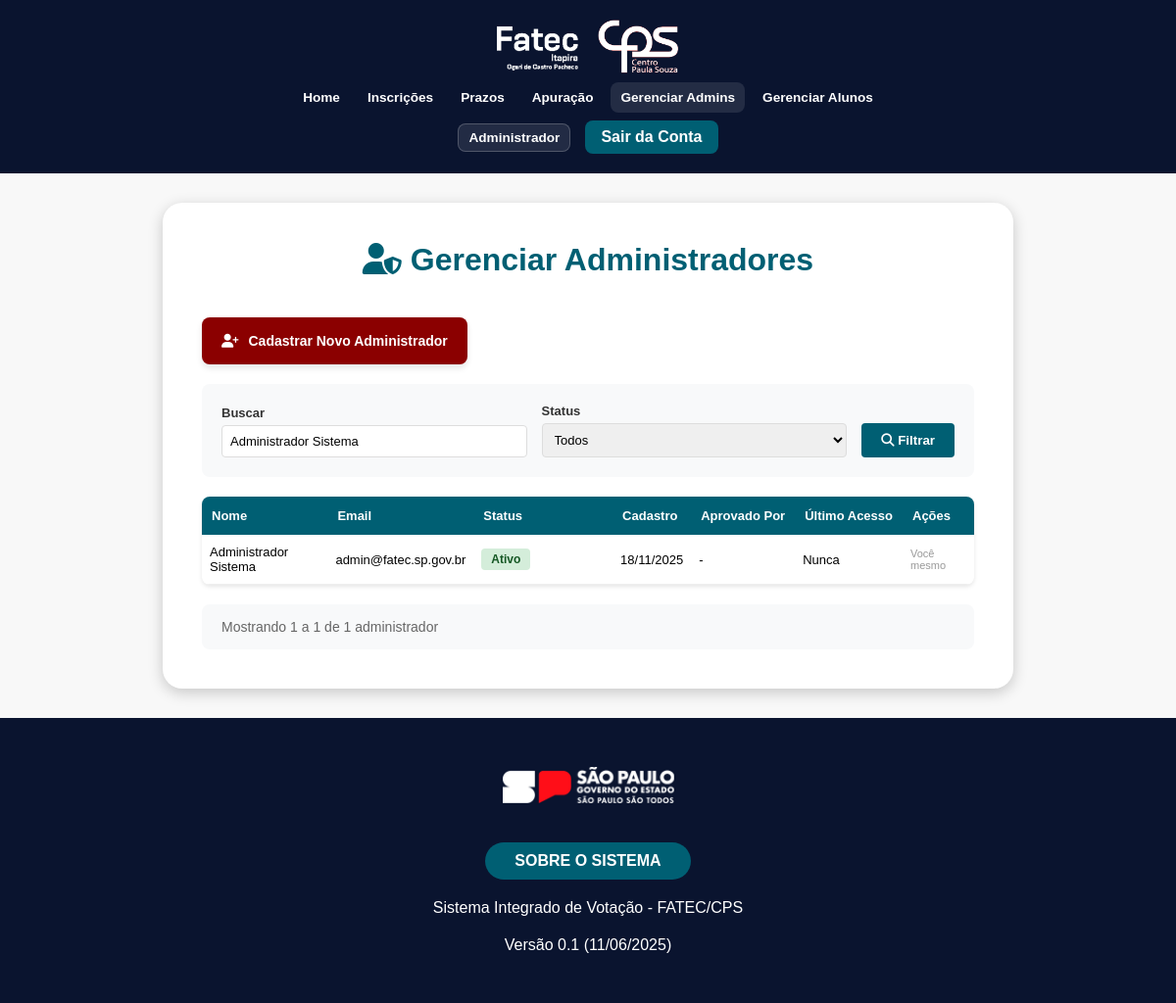
Page /public/pages/admin/gerenciar-admins.php?busca=Administrador Sistema (signed in) on the committed database.
### tables this page shows
CREATE TABLE IF NOT EXISTS `administrador` (
  `id_admin` int(11) NOT NULL AUTO_INCREMENT,
  `nome_completo` varchar(255) NOT NULL,
  `email_corporativo` varchar(255) NOT NULL,
  `senha_hash` varchar(255) NOT NULL,
  `data_cadastro` timestamp NOT NULL DEFAULT current_timestamp(),
  `ultimo_acesso` timestamp NULL DEFAULT NULL,
  `ativo` tinyint(1) DEFAULT 1,
  `aprovado_por` int(11) DEFAULT NULL,
  `data_aprovacao` timestamp NULL DEFAULT NULL,
  `motivo_rejeicao` TEXT NULL COMMENT 'Motivo da rejeição ou remoção',
  `email_confirmado` tinyint(1) DEFAULT 1,
  `token_confirmacao` varchar(64) DEFAULT NULL,
  PRIMARY KEY (`id_admin`),
  UNIQUE KEY `email_corporativo` (`email_corporativo`),
  KEY `idx_email_admin` (`email_corporativo`),
  KEY `idx_ativo` (`ativo`),
  KEY `idx_token_confirmacao_admin` (`token_confirmacao`),
  KEY `idx_ultimo_acesso_admin` (`ultimo_acesso` DESC),
  KEY `fk_admin_aprovador` (`aprovado_por`),
  CONSTRAINT `fk_admin_aprovador` FOREIGN KEY (`aprovado_por`) REFERENCES `administrador` (`id_admin`) ON DELETE SET NULL ON UPDATE CASCADE
);

### config/session.php (called while the page is built, shortened)
<?php
function obterUsuarioLogado() {
    return [
        'id' => $_SESSION['usuario_id'],
        'tipo' => $_SESSION['usuario_tipo'],
        'nome' => $_SESSION['usuario_nome'],
        'email' => $_SESSION['usuario_email'],
        'ra' => $_SESSION['usuario_ra'] ?? null,
        'curso' => $_SESSION['usuario_curso'] ?? null,
        'semestre' => $_SESSION['usuario_semestre'] ?? null,
        'foto' => $_SESSION['usuario_foto'] ?? null
    ];
}
?>

### public/pages/admin/gerenciar-admins.php (the view, shortened to what this page needs)
<?php
require_once '../../../config/session.php';
require_once '../../../config/conexao.php';
$usuario = obterUsuarioLogado();
$id_admin_logado = $usuario['id'];
$busca = $_GET['busca'] ?? '';
$registros_por_pagina = 15;
$pagina_atual = isset($_GET['pagina']) ? max(1, intval($_GET['pagina'])) : 1;
$offset = ($pagina_atual - 1) * $registros_por_pagina;
$sql_count = "SELECT COUNT(*) as total FROM ADMINISTRADOR WHERE 1=1";
$sql = "SELECT id_admin, nome_completo, email_corporativo, ativo, data_cadastro,
               aprovado_por, data_aprovacao, ultimo_acesso
        FROM ADMINISTRADOR WHERE 1=1";
$params = [];
if (!empty($busca)) {
    $condicao_busca = " AND (nome_completo LIKE ? OR email_corporativo LIKE ?)";
    $sql .= $condicao_busca;
    $sql_count .= $condicao_busca;
    $busca_param = "%$busca%";
    $params[] = $busca_param;
    $params[] = $busca_param;
}
$stmt_count = $conn->prepare($sql_count);
$stmt_count->execute($params);
$total_registros = $stmt_count->fetch()['total'];
$primeiro_registro = $total_registros > 0 ? $offset + 1 : 0;
$ultimo_registro = min($offset + $registros_por_pagina, $total_registros);
$sql .= " ORDER BY
          CASE
            WHEN ativo = 0 THEN 1
            WHEN ativo = 1 THEN 2
            WHEN ativo = 2 THEN 3
          END,
          nome_completo ASC
          LIMIT ? OFFSET ?";
$stmt = $conn->prepare($sql);
$params[] = $registros_por_pagina;
$params[] = $offset;
$stmt->execute($params);
$admins = $stmt->fetchAll();
$aprovadores = [];
$stmt_aprovadores = $conn->query("SELECT id_admin, nome_completo FROM ADMINISTRADOR");
while ($row = $stmt_aprovadores->fetch()) {
    $aprovadores[$row['id_admin']] = $row['nome_completo'];
}
?>
<!DOCTYPE html>
<html lang="pt-BR">
<head>
    <link rel="stylesheet" href="../../assets/styles/guest.css">
    <link rel="stylesheet" href="../../assets/styles/admin.css">
    <link rel="stylesheet" href="../../assets/styles/base.css">
    <link rel="stylesheet" href="../../assets/styles/fonts.css">
    <link rel="stylesheet" href="../../assets/styles/footer-site.css">
    <link rel="stylesheet" href="../../assets/styles/header-site.css">
    <link rel="stylesheet" href="https://cdnjs.cloudflare.com/ajax/libs/font-awesome/6.4.0/css/all.min.css">
    <link rel="stylesheet" href="../../assets/styles/modal.css">
    <link rel="stylesheet" href="../../assets/styles/gerenciar.css">
</head>
<body>
    <?php require_once 'components/header.php'; ?>
    <main class="manage-admin-registration">
        <div class="card-wrapper">
            <div class="card">
                <h1 class="title">
                    <i class="fas fa-user-shield"></i>
                    Gerenciar Administradores
                </h1>
                <button class="btn-add" onclick="abrirModalCriar()">
                    <i class="fas fa-user-plus"></i>
                    Cadastrar Novo Administrador
                </button>
                <form method="GET" class="filters-bar">
                    <div class="filter-group">
                        <label for="busca">Buscar</label>
                        <input type="text" id="busca" name="busca"
                               placeholder="Nome ou email..."
                               value="<?= htmlspecialchars($busca) ?>">
                    </div>
                    <div class="filter-group">
                        <label for="status">Status</label>
                        <select id="status" name="status">
                            <option value="">Todos</option>
                        </select>
                    </div>
                    <button type="submit" class="btn-filter">
                        <i class="fas fa-search"></i>
                        Filtrar
                    </button>
                </form>
                <?php if (empty($admins)): ?>
                    <div class="empty-state">
                        <i class="fas fa-user-shield"></i>
                        <h3>Nenhum administrador encontrado</h3>
                        <p>Ajuste os filtros ou cadastre um novo administrador.</p>
                    </div>
                <?php else: ?>
                    <div class="table-container">
                        <table>
                            <thead>
                                <tr>
                                    <th>Nome</th>
                                    <th>Email</th>
                                    <th>Status</th>
                                    <th>Cadastro</th>
                                    <th>Aprovado Por</th>
                                    <th>Último Acesso</th>
                                    <th>Ações</th>
                                </tr>
                            </thead>
                            <tbody>
                                <?php foreach ($admins as $admin): ?>
                                    <tr>
                                        <td><?= htmlspecialchars($admin['nome_completo']) ?></td>
                                        <td><?= htmlspecialchars($admin['email_corporativo']) ?></td>
                                        <td>
                                            <?php if ($admin['ativo'] == 0): ?>
                                                <span class="badge pendente">Pendente</span>
                                            <?php elseif ($admin['ativo'] == 1): ?>
                                                <span class="badge ativo">Ativo</span>
                                            <?php else: ?>
                                                <span class="badge removido">Removido</span>
                                            <?php endif; ?>
                                        </td>
                                        <td><?= date('d/m/Y', strtotime($admin['data_cadastro'])) ?></td>
                                        <td>
                                            <?php
                                            if ($admin['aprovado_por']) {
                                                echo htmlspecialchars($aprovadores[$admin['aprovado_por']] ?? 'N/A');
                                                if ($admin['data_aprovacao']) {
                                                    echo '<br><small>' . date('d/m/Y', strtotime($admin['data_aprovacao'])) . '</small>';
                                                }
                                            } else {
                                                echo '-';
                                            }
                                            ?>
                                        </td>
                                        <td>
                                            <?= $admin['ultimo_acesso'] ? date('d/m/Y H:i', strtotime($admin['ultimo_acesso'])) : 'Nunca' ?>
                                        </td>
                                        <td>
                                            <div class="action-buttons">
                                                <?php if ($admin['ativo'] == 0): ?>
                                                    <button class="btn-approve"
                                                            onclick="aprovarAdmin(<?= $admin['id_admin'] ?>)">
                                                        <i class="fas fa-check"></i> Aprovar
                                                    </button>
                                                    <button class="btn-reject"
                                                            onclick="abrirModalRejeitar(<?= $admin['id_admin'] ?>)">
                                                        <i class="fas fa-times"></i> Rejeitar
                                                    </button>
                                                <?php elseif ($admin['ativo'] == 1): ?>
                                                    <?php if ($admin['id_admin'] != $id_admin_logado): ?>
                                                        <button class="btn-edit"
                                                                data-id="<?= $admin['id_admin'] ?>"
                                                                data-nome="<?= htmlspecialchars($admin['nome_completo']) ?>"
                                                                data-email="<?= htmlspecialchars($admin['email_corporativo']) ?>"
                                                                onclick="abrirModalEditar(this)">
                                                            <i class="fas fa-edit"></i> Editar
                                                        </button>
                                                        <button class="btn-remove"
                                                                onclick="abrirModalRemover(<?= $admin['id_admin'] ?>)">
                                                            <i class="fas fa-user-times"></i> Remover
                                                        </button>
                                                    <?php else: ?>
                                                        <span style="font-size: 11px; color: #999;">Você mesmo</span>
                                                    <?php endif; ?>
                                                <?php endif; ?>
                                            </div>
                                        </td>
                                    </tr>
                                <?php endforeach; ?>
                            </tbody>
                        </table>
                    </div>
                    <div class="pagination">
                        <div class="results">
                            Mostrando <?= $primeiro_registro ?> a <?= $ultimo_registro ?> de <?= $total_registros ?> administrador<?= $total_registros != 1 ? 'es' : '' ?>
                        </div>
                    </div>
                <?php endif; ?>
            </div>
        </div>
    </main>
    <footer class="site">
        <div class="content">
            <img src="../../assets/images/logo-governo-do-estado-sp.png" alt="Logo Governo SP" class="logo-governo">
            <a href="../../pages/guest/sobre.php" class="btn-about">SOBRE O SISTEMA</a>
            <p>Sistema Integrado de Votação - FATEC/CPS</p>
            <p>Versão 0.1 (11/06/2025)</p>
        </div>
    </footer>
</body>
</html>

### public/assets/styles/admin.css (style rules this page uses)
main.manage-admin-registration { display: flex; flex-direction: column; flex: 1 1 auto; }
main.manage-admin-registration .card-wrapper { width: 100%; max-width: 900px; margin: 30px auto; padding: 0 16px; }
main.manage-admin-registration .card-wrapper .card { display: flex; flex-direction: column; background-color: #fff; }
main.manage-admin-registration .card-wrapper .card h1.title { color: #005f73; font-size: 2em; text-align: center; margin-bottom: 40px; }

### public/assets/styles/base.css (style rules this page uses)
:root { --primary: #005f73; --secondary: #8b0000; --background: #f8f8f8; --dark: #0a142f; --light: #ffffff; --bootstrap-primary: #007bff; --bootstrap-secondary: #6c757d; --bootstrap-success: #28a745; --bootstrap-warning: #ffc107; --bootstrap-danger: #dc3545; --bootstrap-info: #17a2b8; }
* { margin: 0; padding: 0; box-sizing: border-box; }
html, body { min-height: 100vh; }
body { display: flex; flex-direction: column; background-color: var(--background); font-family: "Poppins", sans-serif; }
input, select, textarea, button { font-family: "Poppins", sans-serif; }
.card-wrapper { display: flex; flex-direction: column; align-items: center; flex: 1 1 auto; width: 100%; margin: 30px auto; padding: 0 16px; }
.card-wrapper .card { width: 100%; padding: 40px; border-radius: 20px; box-shadow: 0 4px 15px rgba(0, 0, 0, 0.2); }

### public/assets/styles/footer-site.css (style rules this page uses)
footer.site { background-color: var(--dark); color: white; text-align: center; padding: 50px 20px; }
footer.site .content { display: flex; flex-direction: column; align-items: center; gap: 20px; }
footer.site .logo-governo { width: 200px; height: auto; margin-left: 25px; }
footer.site .btn-about { background-color: var(--primary); padding: 10px 30px; border-radius: 50px; color: white; text-decoration: none; font-weight: 600; transition: background-color 0.3s; margin-top: 20px; }

### public/assets/styles/gerenciar.css (style rules this page uses)
.card-wrapper { max-width: 100%; padding: 20px; }
.card { max-width: 1400px; margin: 0 auto; }
.filters-bar { background: #f8f9fa; padding: 20px; border-radius: 8px; margin-bottom: 20px; display: flex; gap: 15px; flex-wrap: wrap; align-items: end; }
.filter-group { flex: 1; min-width: 180px; }
.filter-group label { display: block; margin-bottom: 5px; font-weight: 600; color: #333; font-size: 13px; }
.filter-group input, .filter-group select { width: 100%; padding: 8px; border: 1px solid #ddd; border-radius: 4px; font-size: 13px; }
.btn-filter { padding: 10px 20px; background: var(--primary); color: white; border: none; border-radius: 4px; cursor: pointer; font-weight: 600; transition: background 0.3s; }
.btn-add { padding: 16px 20px; background: var(--secondary); color: white; border: none; border-radius: 8px; cursor: pointer; font-weight: 600; font-size: 14px; display: inline-flex; align-items: center; justify-content: flex-start; gap: 10px; margin-bottom: 20px; transition: all 0.3s ease; box-shadow: 0 4px 6px rgba(0, 0, 0, 0.1); width: auto; max-width: fit-content; }
.table-container { overflow-x: auto; background: white; border-radius: 8px; box-shadow: 0 2px 4px rgba(0,0,0,0.1); }
table { width: 100%; border-collapse: collapse; table-layout: auto; }
th { background: var(--primary); color: white; padding: 12px 10px; text-align: left; font-weight: 600; position: sticky; top: 0; white-space: nowrap; font-size: 13px; }
td { padding: 10px 8px; border-bottom: 1px solid #eee; font-size: 13px; }
.badge { display: inline-block; padding: 4px 10px; border-radius: 4px; font-size: 12px; font-weight: 600; }
.badge.ativo, .badge.active { background: #d4edda; color: #155724; }
.action-buttons { display: flex; gap: 5px; flex-wrap: wrap; }
.pagination { display: flex; justify-content: space-between; align-items: center; margin-top: 20px; padding: 15px 20px; background: #f8f9fa; border-radius: 8px; }
.pagination .results { color: #666; font-size: 14px; }
th:nth-child(1), td:nth-child(1) { width: 18%; }
th:nth-child(2), td:nth-child(2) { width: 12%; }
th:nth-child(3), td:nth-child(3) { width: 22%; }
th:nth-child(4), td:nth-child(4) { width: 8%; }
th:nth-child(5), td:nth-child(5) { width: 10%; }
th:nth-child(6), td:nth-child(6) { width: 8%; }
th:nth-child(7), td:nth-child(7) { width: 10%; }

### rows in the picture
administrador: nome_completo "Administrador Sistema", email_corporativo "admin@fatec.sp.gov.br", ativo "Ativo", data_cadastro "18/11/2025", shows "Nunca"

### other values in the picture
$nome_admin "Administrador"
$primeiro_registro "1"
$ultimo_registro "1"
$total_registros "1"
